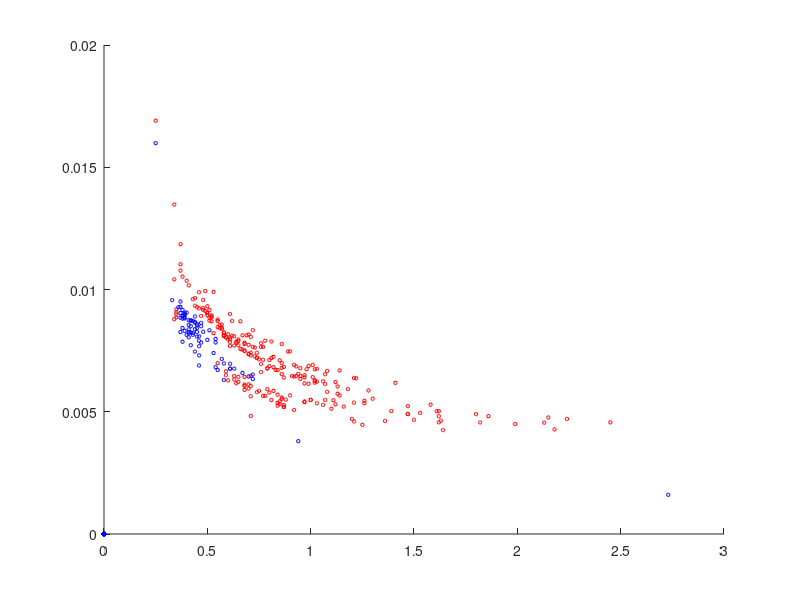

Recreate this plot in MATLAB.

load('dataset_M.mat');
m_data = dataset;
load('dataset_O.mat');
o_data = dataset;

scatter(m_data(:,1),m_data(:,2),6,'r'),hold on;
scatter(o_data(:,1),o_data(:,2),6,'b');

% Number of observations of each class
n1=size(m_data,1);
n2=size(o_data,1);

%Mean of each class
c1 = [m_data(:,1) m_data(:,2)];
c2 = [o_data(:,1) o_data(:,2)];
mu1=mean(c1);
mu2=mean(c2);

% Average of the mean of all classes
mu=(mu1+mu2)/2;

% Center the data (data-mean)
d1=c1-repmat(mu1,size(c1,1),1);
d2=c2-repmat(mu2,size(c2,1),1);


% Calculate the within class variance (SW)
s1 = d1' * d1;
s2 = d2' * d2;
sw = s1+ s2;
invsw = inv(sw);

% W is for reducing the dimensionality to genrate non-linear transform

w = invsw * (mu1-mu2)';
w
%save('W.mat','w');
